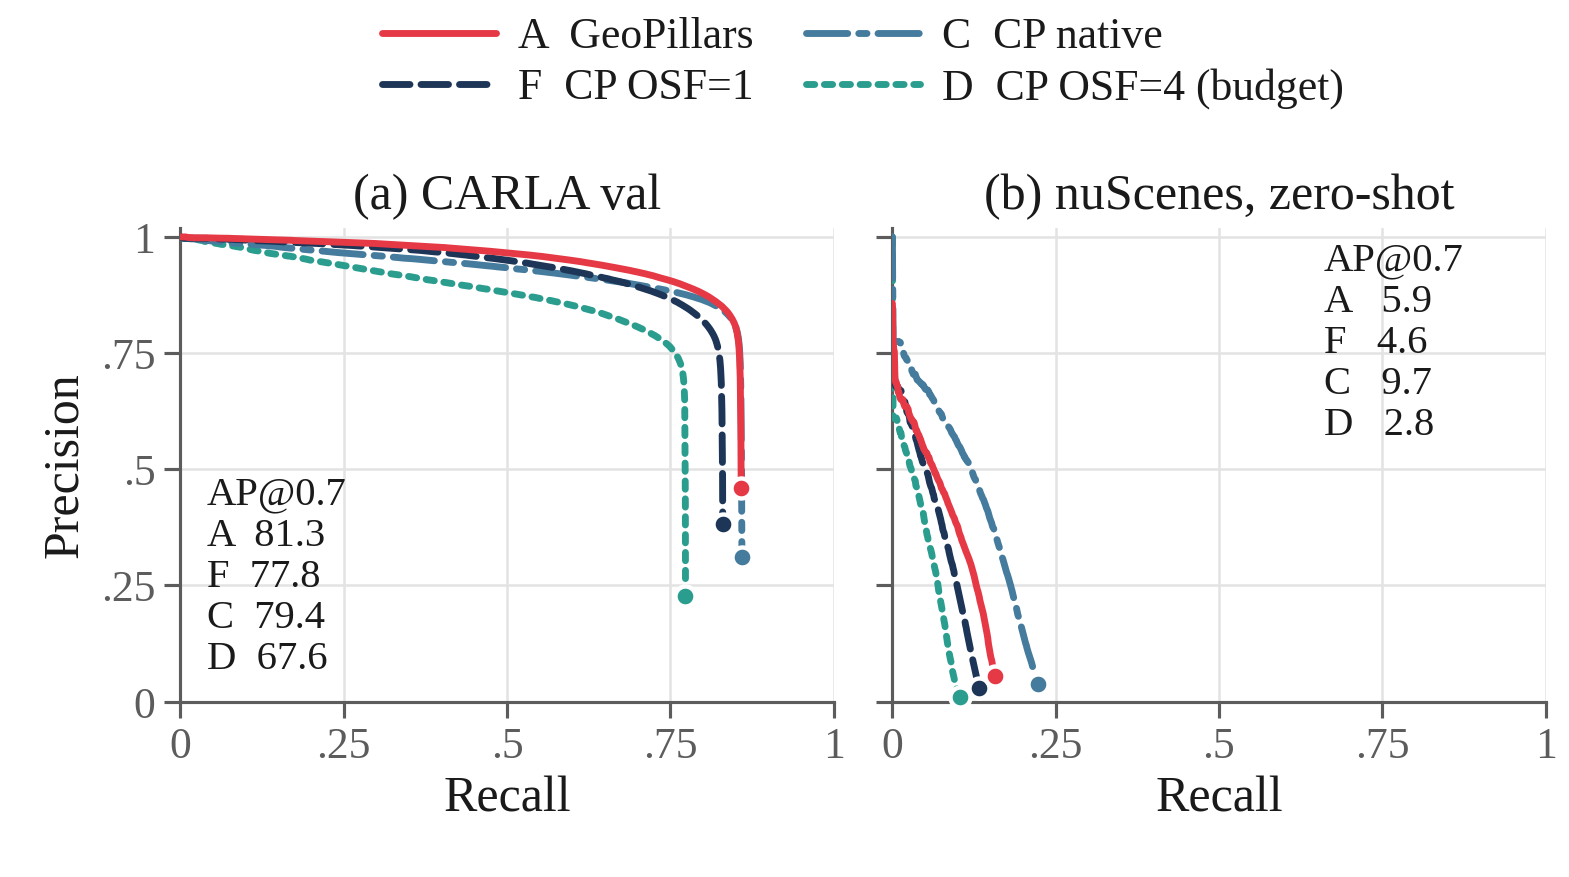

Generate this figure with Python:
#!/usr/bin/env python3
"""Fig. 7: car PR curves at IoU 0.7, CARLA val vs zero-shot nuScenes."""

import json
import os.path as osp
import sys

import matplotlib.pyplot as plt

HERE = osp.dirname(osp.abspath(__file__))
sys.path.insert(0, HERE)
import paper_style as ps

ORDER = ["A", "F", "C", "D"]
PANELS = [("carla_test", "(a) CARLA val"), ("nusc_zeroshot", "(b) nuScenes, zero-shot")]
IOU = "0.7"


def main():
    ps.apply()
    data = json.load(open(osp.join(HERE, "data", "pr_curves.json")))["curves"]

    fig, axes = plt.subplots(
        1, 2, figsize=(ps.COLUMN_W, 1.95), sharex=True, sharey=True
    )
    fig.subplots_adjust(left=0.115, right=0.985, bottom=0.2, top=0.74, wspace=0.09)

    handles = {}
    for ax, (ds, title) in zip(axes, PANELS):
        for z, letter in enumerate(reversed(ORDER)):
            st = ps.RUN_STYLE[letter]
            c = data[ds][letter][IOU]["all"]
            (h,) = ax.plot(
                c["recall"],
                c["precision"],
                color=st["color"],
                ls=st["ls"],
                lw=1.1,
                zorder=3 + z,
            )

            ax.plot(
                c["recall"][-1],
                c["precision"][-1],
                "o",
                ms=3.2,
                mfc=st["color"],
                mec="white",
                mew=0.7,
                zorder=10 + z,
                clip_on=False,
            )
            handles[letter] = h
        ax.set_title(title, pad=3)
        ax.set_xlim(0, 1)
        ax.set_ylim(0, 1.02)
        ax.set_xticks([0, 0.25, 0.5, 0.75, 1])
        ax.set_xticklabels(["0", ".25", ".5", ".75", "1"])
        ax.set_yticks([0, 0.25, 0.5, 0.75, 1])
        ax.set_yticklabels(["0", ".25", ".5", ".75", "1"])
        ax.set_xlabel("Recall", labelpad=1.5)
        ax.tick_params(pad=1.5)
        for side in ("top", "right"):
            ax.spines[side].set_visible(False)

        lines = [
            f"{letter}  {100 * data[ds][letter][IOU]['all']['ap_r40']:4.1f}"
            for letter in ORDER
        ]
        x, y, va = (0.04, 0.05, "bottom") if ds == "carla_test" else (0.66, 0.97, "top")
        ax.text(
            x,
            y,
            "AP@0.7\n" + "\n".join(lines),
            transform=ax.transAxes,
            ha="left",
            va=va,
            fontsize=6.5,
            color=ps.INK,
            linespacing=1.15,
        )
    axes[0].set_ylabel("Precision", labelpad=2)

    fig.legend(
        [handles[k] for k in ORDER],
        [f"{k}  {ps.RUN_STYLE[k]['label']}" for k in ORDER],
        loc="upper center",
        ncol=2,
        bbox_to_anchor=(0.55, 1.005),
        handlelength=2.6,
        columnspacing=1.2,
        handletextpad=0.5,
        borderaxespad=0.1,
        labelspacing=0.25,
    )

    out = osp.join(HERE, "fig7_pr_curves")
    fig.savefig(out + ".pdf")
    fig.savefig(out + ".png", dpi=450)
    print(f"wrote {out}.pdf / .png")


if __name__ == "__main__":
    main()
